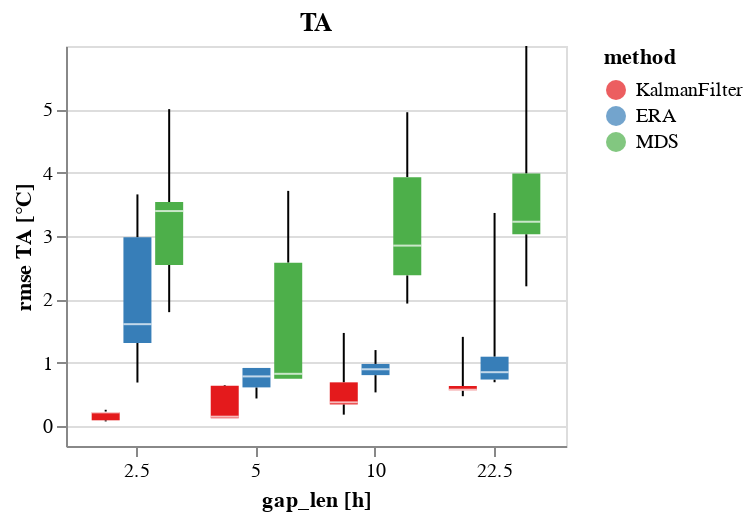

The code cell stored with this chart in its notebook:
### Code cell
the_plot(data_results)

### Figure 1 — Vega-Lite specification as saved in the notebook (floating-point values rounded to 4 significant figures)
{"config": {"view": {"continuousWidth": 400, "continuousHeight": 300}}, "vconcat": [{"hconcat": [{"mark": {"type": "boxplot", "extent": "min-max"}, "encoding": {"color": {"field": "method", "scale": {"domain": ["KalmanFilter", "ERA", "MDS"], "scheme": "set1"}, "type": "nominal"}, "x": {"axis": {"labelAngle": 0}, "field": "gap_len", "title": "gap_len [h]", "type": "nominal"}, "xOffset": {"field": "method", "scale": {"domain": ["KalmanFilter", "ERA", "MDS"]}, "type": "nominal"}, "y": {"field": "rmse", "scale": {"domainMin": -0.3123}, "title": "rmse TA [°C]", "type": "quantitative"}}, "height": 200, "title": "TA", "width": 250}]}], "data": {"name": "data-7b4129cbc295ae5d5cefb5946e284e41"}, "resolve": {"scale": {"y": "independent"}}, "$schema": "https://vega.github.io/schema/vega-lite/v5.2.0.json", "datasets": {"data-7b4129cbc295ae5d5cefb5946e284e41": [{"method": "KalmanFilter", "var": "TA", "gap_len": 2.5, "idx_rep": 0, "rmse": 0.2183, "rmse_norm": 0.02754}, {"method": "KalmanFilter", "var": "TA", "gap_len": 2.5, "idx_rep": 1, "rmse": 0.2589, "rmse_norm": 0.03267}, {"method": "KalmanFilter", "var": "TA", "gap_len": 2.5, "idx_rep": 2, "rmse": 0.09277, "rmse_norm": 0.01171}, {"method": "KalmanFilter", "var": "TA", "gap_len": 2.5, "idx_rep": 3, "rmse": 0.07547, "rmse_norm": 0.009523}, {"method": "KalmanFilter", "var": "TA", "gap_len": 2.5, "idx_rep": 4, "rmse": 0.2206, "rmse_norm": 0.02784}, {"method": "ERA", "var": "TA", "gap_len": 2.5, "idx_rep": 0, "rmse": 1.312, "rmse_norm": 0.1656}, {"method": "ERA", "var": "TA", "gap_len": 2.5, "idx_rep": 1, "rmse": 1.609, "rmse_norm": 0.203}, {"method": "ERA", "var": "TA", "gap_len": 2.5, "idx_rep": 2, "rmse": 3.655, "rmse_norm": 0.4612}, {"method": "ERA", "var": "TA", "gap_len": 2.5, "idx_rep": 3, "rmse": 0.6886, "rmse_norm": 0.08689}, {"method": "ERA", "var": "TA", "gap_len": 2.5, "idx_rep": 4, "rmse": 2.978, "rmse_norm": 0.3757}, {"method": "MDS", "var": "TA", "gap_len": 2.5, "idx_rep": 0, "rmse": 3.533, "rmse_norm": 0.4459}, {"method": "MDS", "var": "TA", "gap_len": 2.5, "idx_rep": 1, "rmse": 4.999, "rmse_norm": 0.6309}, {"method": "MDS", "var": "TA", "gap_len": 2.5, "idx_rep": 2, "rmse": 1.798, "rmse_norm": 0.2269}, {"method": "MDS", "var": "TA", "gap_len": 2.5, "idx_rep": 3, "rmse": 2.541, "rmse_norm": 0.3207}, {"method": "MDS", "var": "TA", "gap_len": 2.5, "idx_rep": 4, "rmse": 3.392, "rmse_norm": 0.4281}, {"method": "KalmanFilter", "var": "TA", "gap_len": 5.0, "idx_rep": 0, "rmse": 0.1499, "rmse_norm": 0.01891}, {"method": "KalmanFilter", "var": "TA", "gap_len": 5.0, "idx_rep": 1, "rmse": 0.1249, "rmse_norm": 0.01576}, {"method": "KalmanFilter", "var": "TA", "gap_len": 5.0, "idx_rep": 2, "rmse": 0.1249, "rmse_norm": 0.01576}, {"method": "KalmanFilter", "var": "TA", "gap_len": 5.0, "idx_rep": 3, "rmse": 0.6499, "rmse_norm": 0.08201}, {"method": "KalmanFilter", "var": "TA", "gap_len": 5.0, "idx_rep": 4, "rmse": 0.6384, "rmse_norm": 0.08057}, {"method": "ERA", "var": "TA", "gap_len": 5.0, "idx_rep": 0, "rmse": 0.785, "rmse_norm": 0.09906}, {"method": "ERA", "var": "TA", "gap_len": 5.0, "idx_rep": 1, "rmse": 0.9185, "rmse_norm": 0.1159}, {"method": "ERA", "var": "TA", "gap_len": 5.0, "idx_rep": 2, "rmse": 0.9185, "rmse_norm": 0.1159}, {"method": "ERA", "var": "TA", "gap_len": 5.0, "idx_rep": 3, "rmse": 0.437, "rmse_norm": 0.05515}, {"method": "ERA", "var": "TA", "gap_len": 5.0, "idx_rep": 4, "rmse": 0.6119, "rmse_norm": 0.07722}, {"method": "MDS", "var": "TA", "gap_len": 5.0, "idx_rep": 0, "rmse": 3.71, "rmse_norm": 0.4682}, {"method": "MDS", "var": "TA", "gap_len": 5.0, "idx_rep": 1, "rmse": 0.749, "rmse_norm": 0.09452}, {"method": "MDS", "var": "TA", "gap_len": 5.0, "idx_rep": 2, "rmse": 0.749, "rmse_norm": 0.09452}, {"method": "MDS", "var": "TA", "gap_len": 5.0, "idx_rep": 3, "rmse": 2.579, "rmse_norm": 0.3254}, {"method": "MDS", "var": "TA", "gap_len": 5.0, "idx_rep": 4, "rmse": 0.826, "rmse_norm": 0.1042}, {"method": "KalmanFilter", "var": "TA", "gap_len": 10.0, "idx_rep": 0, "rmse": 1.47, "rmse_norm": 0.1855}, {"method": "KalmanFilter", "var": "TA", "gap_len": 10.0, "idx_rep": 1, "rmse": 0.3434, "rmse_norm": 0.04333}, {"method": "KalmanFilter", "var": "TA", "gap_len": 10.0, "idx_rep": 2, "rmse": 0.3758, "rmse_norm": 0.04742}, {"method": "KalmanFilter", "var": "TA", "gap_len": 10.0, "idx_rep": 3, "rmse": 0.1822, "rmse_norm": 0.02299}, {"method": "KalmanFilter", "var": "TA", "gap_len": 10.0, "idx_rep": 4, "rmse": 0.6914, "rmse_norm": 0.08724}, {"method": "ERA", "var": "TA", "gap_len": 10.0, "idx_rep": 0, "rmse": 0.9815, "rmse_norm": 0.1238}, {"method": "ERA", "var": "TA", "gap_len": 10.0, "idx_rep": 1, "rmse": 0.8975, "rmse_norm": 0.1133}, {"method": "ERA", "var": "TA", "gap_len": 10.0, "idx_rep": 2, "rmse": 1.2, "rmse_norm": 0.1515}, {"method": "ERA", "var": "TA", "gap_len": 10.0, "idx_rep": 3, "rmse": 0.8052, "rmse_norm": 0.1016}, {"method": "ERA", "var": "TA", "gap_len": 10.0, "idx_rep": 4, "rmse": 0.5328, "rmse_norm": 0.06724}, {"method": "MDS", "var": "TA", "gap_len": 10.0, "idx_rep": 0, "rmse": 2.847, "rmse_norm": 0.3593}, {"method": "MDS", "var": "TA", "gap_len": 10.0, "idx_rep": 1, "rmse": 2.378, "rmse_norm": 0.3001}, {"method": "MDS", "var": "TA", "gap_len": 10.0, "idx_rep": 2, "rmse": 3.927, "rmse_norm": 0.4955}, {"method": "MDS", "var": "TA", "gap_len": 10.0, "idx_rep": 3, "rmse": 4.951, "rmse_norm": 0.6247}, {"method": "MDS", "var": "TA", "gap_len": 10.0, "idx_rep": 4, "rmse": 1.934, "rmse_norm": 0.244}, {"method": "KalmanFilter", "var": "TA", "gap_len": 22.5, "idx_rep": 0, "rmse": 0.6339, "rmse_norm": 0.07999}, {"method": "KalmanFilter", "var": "TA", "gap_len": 22.5, "idx_rep": 1, "rmse": 1.408, "rmse_norm": 0.1777}, {"method": "KalmanFilter", "var": "TA", "gap_len": 22.5, "idx_rep": 2, "rmse": 0.564, "rmse_norm": 0.07118}, {"method": "KalmanFilter", "var": "TA", "gap_len": 22.5, "idx_rep": 3, "rmse": 0.5751, "rmse_norm": 0.07257}, {"method": "KalmanFilter", "var": "TA", "gap_len": 22.5, "idx_rep": 4, "rmse": 0.473, "rmse_norm": 0.05968}, {"method": "ERA", "var": "TA", "gap_len": 22.5, "idx_rep": 0, "rmse": 0.8514, "rmse_norm": 0.1074}, {"method": "ERA", "var": "TA", "gap_len": 22.5, "idx_rep": 1, "rmse": 0.6931, "rmse_norm": 0.08746}, {"method": "ERA", "var": "TA", "gap_len": 22.5, "idx_rep": 2, "rmse": 3.362, "rmse_norm": 0.4243}, {"method": "ERA", "var": "TA", "gap_len": 22.5, "idx_rep": 3, "rmse": 1.096, "rmse_norm": 0.1383}, {"method": "ERA", "var": "TA", "gap_len": 22.5, "idx_rep": 4, "rmse": 0.7357, "rmse_norm": 0.09284}, {"method": "MDS", "var": "TA", "gap_len": 22.5, "idx_rep": 0, "rmse": 3.027, "rmse_norm": 0.382}, {"method": "MDS", "var": "TA", "gap_len": 22.5, "idx_rep": 1, "rmse": 3.984, "rmse_norm": 0.5027}, {"method": "MDS", "var": "TA", "gap_len": 22.5, "idx_rep": 2, "rmse": 5.995, "rmse_norm": 0.7565}, {"method": "MDS", "var": "TA", "gap_len": 22.5, "idx_rep": 3, "rmse": 2.206, "rmse_norm": 0.2783}, {"method": "MDS", "var": "TA", "gap_len": 22.5, "idx_rep": 4, "rmse": 3.224, "rmse_norm": 0.4068}]}}
